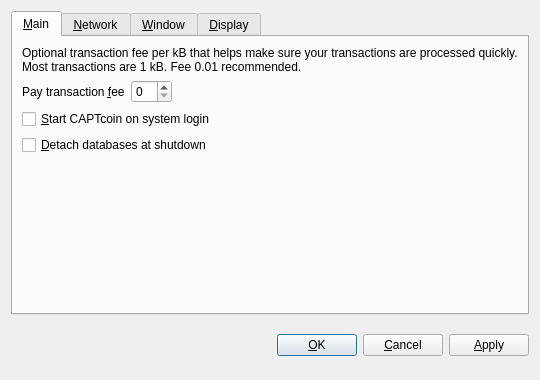
<?xml version="1.0" encoding="UTF-8"?>
<ui version="4.0">
 <class>OptionsDialog</class>
 <widget class="QDialog" name="OptionsDialog">
  <property name="geometry">
   <rect>
    <x>0</x>
    <y>0</y>
    <width>540</width>
    <height>380</height>
   </rect>
  </property>
  <property name="windowTitle">
   <string>Options</string>
  </property>
  <property name="modal">
   <bool>true</bool>
  </property>
  <layout class="QVBoxLayout" name="verticalLayout">
   <item>
    <widget class="QTabWidget" name="tabWidget">
     <property name="tabPosition">
      <enum>QTabWidget::North</enum>
     </property>
     <property name="currentIndex">
      <number>0</number>
     </property>
     <widget class="QWidget" name="tabMain">
      <attribute name="title">
       <string>&amp;Main</string>
      </attribute>
      <layout class="QVBoxLayout" name="verticalLayout_Main">
       <item>
        <widget class="QLabel" name="transactionFeeInfoLabel">
         <property name="text">
          <string>Optional transaction fee per kB that helps make sure your transactions are processed quickly. Most transactions are 1 kB. Fee 0.01 recommended.</string>
         </property>
         <property name="textFormat">
          <enum>Qt::PlainText</enum>
         </property>
         <property name="wordWrap">
          <bool>true</bool>
         </property>
        </widget>
       </item>
       <item>
        <layout class="QHBoxLayout" name="horizontalLayout_Main">
         <item>
          <widget class="QLabel" name="transactionFeeLabel">
           <property name="text">
            <string>Pay transaction &amp;fee</string>
           </property>
           <property name="textFormat">
            <enum>Qt::PlainText</enum>
           </property>
           <property name="buddy">
            <cstring>transactionFee</cstring>
           </property>
          </widget>
         </item>
         <item>
          <widget class="BitcoinAmountField" name="transactionFee"/>
         </item>
         <item>
          <spacer name="horizontalSpacer_Main">
           <property name="orientation">
            <enum>Qt::Horizontal</enum>
           </property>
           <property name="sizeHint" stdset="0">
            <size>
             <width>40</width>
             <height>20</height>
            </size>
           </property>
          </spacer>
         </item>
        </layout>
       </item>
       <item>
        <widget class="QCheckBox" name="bitcoinAtStartup">
         <property name="toolTip">
          <string>Automatically start CAPTcoin after logging in to the system.</string>
         </property>
         <property name="text">
          <string>&amp;Start CAPTcoin on system login</string>
         </property>
        </widget>
       </item>
       <item>
        <widget class="QCheckBox" name="detachDatabases">
         <property name="toolTip">
          <string>Detach block and address databases at shutdown. This means they can be moved to another data directory, but it slows down shutdown. The wallet is always detached.</string>
         </property>
         <property name="text">
          <string>&amp;Detach databases at shutdown</string>
         </property>
        </widget>
       </item>
       <item>
        <spacer name="verticalSpacer_Main">
         <property name="orientation">
          <enum>Qt::Vertical</enum>
         </property>
         <property name="sizeHint" stdset="0">
          <size>
           <width>20</width>
           <height>40</height>
          </size>
         </property>
        </spacer>
       </item>
      </layout>
     </widget>
     <widget class="QWidget" name="tabNetwork">
      <attribute name="title">
       <string>&amp;Network</string>
      </attribute>
      <layout class="QVBoxLayout" name="verticalLayout_Network">
       <item>
        <widget class="QCheckBox" name="mapPortUpnp">
         <property name="toolTip">
          <string>Automatically open the CAPTcoin client port on the router. This only works when your router supports UPnP and it is enabled.</string>
         </property>
         <property name="text">
          <string>Map port using &amp;UPnP</string>
         </property>
        </widget>
       </item>
       <item>
        <widget class="QCheckBox" name="connectSocks">
         <property name="toolTip">
          <string>Connect to the CAPTcoin network through a SOCKS proxy (e.g. when connecting through Tor).</string>
         </property>
         <property name="text">
          <string>&amp;Connect through SOCKS proxy:</string>
         </property>
        </widget>
       </item>
       <item>
        <layout class="QHBoxLayout" name="horizontalLayout_Network">
         <item>
          <widget class="QLabel" name="proxyIpLabel">
           <property name="text">
            <string>Proxy &amp;IP:</string>
           </property>
           <property name="textFormat">
            <enum>Qt::PlainText</enum>
           </property>
           <property name="buddy">
            <cstring>proxyIp</cstring>
           </property>
          </widget>
         </item>
         <item>
          <widget class="QValidatedLineEdit" name="proxyIp">
           <property name="maximumSize">
            <size>
             <width>140</width>
             <height>16777215</height>
            </size>
           </property>
           <property name="toolTip">
            <string>IP address of the proxy (e.g. 127.0.0.1)</string>
           </property>
          </widget>
         </item>
         <item>
          <widget class="QLabel" name="proxyPortLabel">
           <property name="text">
            <string>&amp;Port:</string>
           </property>
           <property name="textFormat">
            <enum>Qt::PlainText</enum>
           </property>
           <property name="buddy">
            <cstring>proxyPort</cstring>
           </property>
          </widget>
         </item>
         <item>
          <widget class="QLineEdit" name="proxyPort">
           <property name="maximumSize">
            <size>
             <width>55</width>
             <height>16777215</height>
            </size>
           </property>
           <property name="toolTip">
            <string>Port of the proxy (e.g. 9050)</string>
           </property>
          </widget>
         </item>
         <item>
          <widget class="QLabel" name="socksVersionLabel">
           <property name="text">
            <string>SOCKS &amp;Version:</string>
           </property>
           <property name="textFormat">
            <enum>Qt::PlainText</enum>
           </property>
           <property name="buddy">
            <cstring>socksVersion</cstring>
           </property>
          </widget>
         </item>
         <item>
          <widget class="QValueComboBox" name="socksVersion">
           <property name="toolTip">
            <string>SOCKS version of the proxy (e.g. 5)</string>
           </property>
          </widget>
         </item>
         <item>
          <spacer name="horizontalSpacer_Network">
           <property name="orientation">
            <enum>Qt::Horizontal</enum>
           </property>
           <property name="sizeHint" stdset="0">
            <size>
             <width>40</width>
             <height>20</height>
            </size>
           </property>
          </spacer>
         </item>
        </layout>
       </item>
       <item>
        <spacer name="verticalSpacer_Network">
         <property name="orientation">
          <enum>Qt::Vertical</enum>
         </property>
         <property name="sizeHint" stdset="0">
          <size>
           <width>20</width>
           <height>40</height>
          </size>
         </property>
        </spacer>
       </item>
      </layout>
     </widget>
     <widget class="QWidget" name="tabWindow">
      <attribute name="title">
       <string>&amp;Window</string>
      </attribute>
      <layout class="QVBoxLayout" name="verticalLayout_Window">
       <item>
        <widget class="QCheckBox" name="minimizeToTray">
         <property name="toolTip">
          <string>Show only a tray icon after minimizing the window.</string>
         </property>
         <property name="text">
          <string>&amp;Minimize to the tray instead of the taskbar</string>
         </property>
        </widget>
       </item>
       <item>
        <widget class="QCheckBox" name="minimizeOnClose">
         <property name="toolTip">
          <string>Minimize instead of exit the application when the window is closed. When this option is enabled, the application will be closed only after selecting Quit in the menu.</string>
         </property>
         <property name="text">
          <string>M&amp;inimize on close</string>
         </property>
        </widget>
       </item>
       <item>
        <spacer name="verticalSpacer_Window">
         <property name="orientation">
          <enum>Qt::Vertical</enum>
         </property>
         <property name="sizeHint" stdset="0">
          <size>
           <width>20</width>
           <height>40</height>
          </size>
         </property>
        </spacer>
       </item>
      </layout>
     </widget>
     <widget class="QWidget" name="tabDisplay">
      <attribute name="title">
       <string>&amp;Display</string>
      </attribute>
      <layout class="QVBoxLayout" name="verticalLayout_Display">
       <item>
        <layout class="QHBoxLayout" name="horizontalLayout_1_Display">
         <item>
          <widget class="QLabel" name="langLabel">
           <property name="text">
            <string>User Interface &amp;language:</string>
           </property>
           <property name="textFormat">
            <enum>Qt::PlainText</enum>
           </property>
           <property name="buddy">
            <cstring>lang</cstring>
           </property>
          </widget>
         </item>
         <item>
          <widget class="QValueComboBox" name="lang">
           <property name="toolTip">
            <string>The user interface language can be set here. This setting will take effect after restarting CAPTcoin.</string>
           </property>
          </widget>
         </item>
        </layout>
       </item>
       <item>
        <layout class="QHBoxLayout" name="horizontalLayout_2_Display">
         <item>
          <widget class="QLabel" name="unitLabel">
           <property name="text">
            <string>&amp;Unit to show amounts in:</string>
           </property>
           <property name="textFormat">
            <enum>Qt::PlainText</enum>
           </property>
           <property name="buddy">
            <cstring>unit</cstring>
           </property>
          </widget>
         </item>
         <item>
          <widget class="QValueComboBox" name="unit">
           <property name="toolTip">
            <string>Choose the default subdivision unit to show in the interface and when sending coins.</string>
           </property>
          </widget>
         </item>
        </layout>
       </item>
       <item>
        <widget class="QCheckBox" name="displayAddresses">
         <property name="toolTip">
          <string>Whether to show CAPTcoin addresses in the transaction list or not.</string>
         </property>
         <property name="text">
          <string>&amp;Display addresses in transaction list</string>
         </property>
        </widget>
       </item>
       <item>
        <widget class="QCheckBox" name="coinControlFeatures">
         <property name="toolTip">
          <string>Whether to show coin control features or not.</string>
         </property>
         <property name="text">
          <string>Display coin &amp;control features (experts only!)</string>
         </property>
        </widget>
       </item>
       <item>
        <spacer name="verticalSpacer_Display">
         <property name="orientation">
          <enum>Qt::Vertical</enum>
         </property>
         <property name="sizeHint" stdset="0">
          <size>
           <width>20</width>
           <height>40</height>
          </size>
         </property>
        </spacer>
       </item>
      </layout>
     </widget>
    </widget>
   </item>
   <item>
    <layout class="QHBoxLayout" name="horizontalLayout_Buttons">
     <item>
      <spacer name="horizontalSpacer_1">
       <property name="orientation">
        <enum>Qt::Horizontal</enum>
       </property>
       <property name="sizeHint" stdset="0">
        <size>
         <width>40</width>
         <height>48</height>
        </size>
       </property>
      </spacer>
     </item>
     <item>
      <widget class="QLabel" name="statusLabel">
       <property name="font">
        <font>
         <weight>75</weight>
         <bold>true</bold>
        </font>
       </property>
       <property name="text">
        <string/>
       </property>
       <property name="textFormat">
        <enum>Qt::PlainText</enum>
       </property>
       <property name="wordWrap">
        <bool>true</bool>
       </property>
      </widget>
     </item>
     <item>
      <spacer name="horizontalSpacer_2">
       <property name="orientation">
        <enum>Qt::Horizontal</enum>
       </property>
       <property name="sizeHint" stdset="0">
        <size>
         <width>40</width>
         <height>48</height>
        </size>
       </property>
      </spacer>
     </item>
     <item>
      <widget class="QPushButton" name="okButton">
       <property name="text">
        <string>&amp;OK</string>
       </property>
      </widget>
     </item>
     <item>
      <widget class="QPushButton" name="cancelButton">
       <property name="text">
        <string>&amp;Cancel</string>
       </property>
       <property name="autoDefault">
        <bool>false</bool>
       </property>
      </widget>
     </item>
     <item>
      <widget class="QPushButton" name="applyButton">
       <property name="text">
        <string>&amp;Apply</string>
       </property>
       <property name="autoDefault">
        <bool>false</bool>
       </property>
      </widget>
     </item>
    </layout>
   </item>
  </layout>
 </widget>
 <customwidgets>
  <customwidget>
   <class>BitcoinAmountField</class>
   <extends>QSpinBox</extends>
   <header>bitcoinamountfield.h</header>
  </customwidget>
  <customwidget>
   <class>QValueComboBox</class>
   <extends>QComboBox</extends>
   <header>qvaluecombobox.h</header>
  </customwidget>
  <customwidget>
   <class>QValidatedLineEdit</class>
   <extends>QLineEdit</extends>
   <header>qvalidatedlineedit.h</header>
  </customwidget>
 </customwidgets>
 <resources/>
 <connections/>
</ui>
